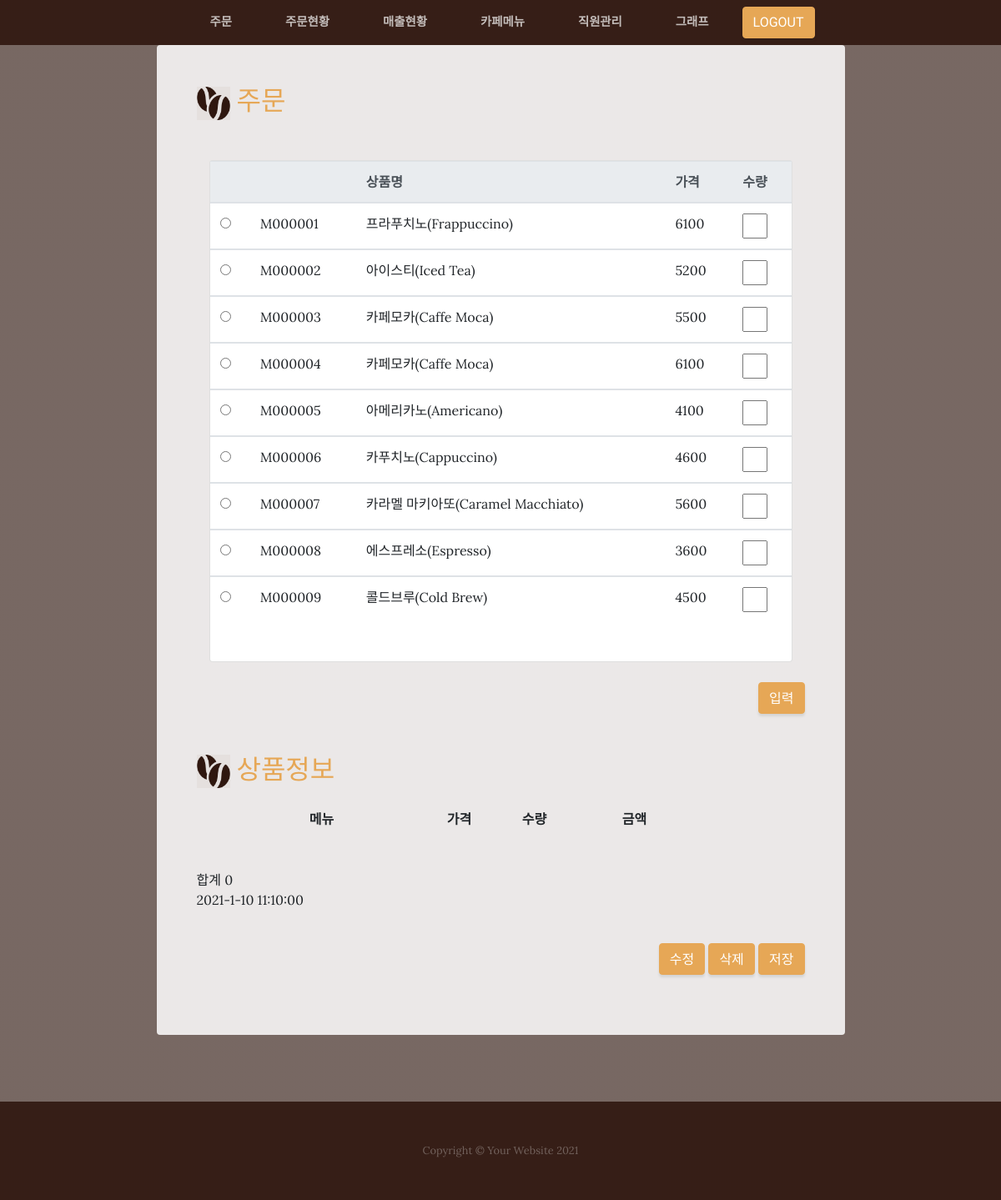
Page /maple/order/ on the earlier database version.
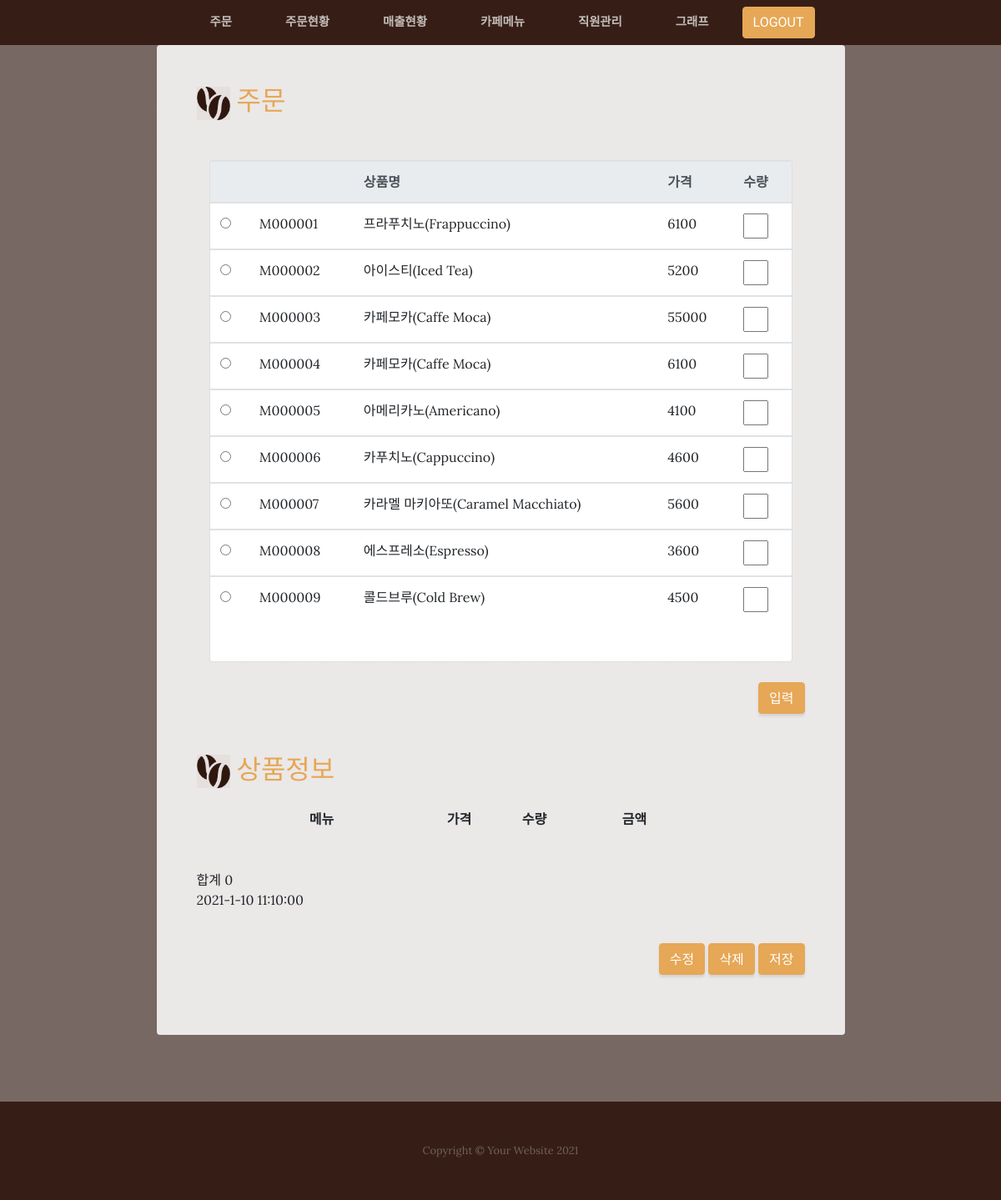
Same page on the later database version.
### mapleApp/models.py (models this page shows, shortened)
class Menu(models.Model):
    menuid   = models.CharField(max_length=20, primary_key=True)    #메뉴 아이디
    menuname = models.CharField(max_length=100)                     #메뉴명
    price    = models.IntegerField()                                #가격
    class Meta:
        db_table = 'm_menu'

### mapleApp/views.py (the view)
# urls.py: path('order/', views.order, name='order'),
def order(request):
    menus = Menu.objects.all()
    context = {'menus': menus}
    print('-------------------------------------')
    return render(request, 'order.html', context)

### mapleApp/templates/order.html (shortened to what the changed rows need)
{% include 'header.html' %}
{% load static%}
{% load humanize %}
  <section class="page-section about-heading">
    <div class="container">
      <div class="about-heading-content">
        <div class="row">
          <div class="col-xl-9 col-lg-10 mx-auto">
            <div class="bg-faded rounded p-5">
              <h2 class="section-heading mb-4">
                <img  src="{% static 'img/cafe_icon3.png'%}" width="40" height="40">
                <span class="text-uppercase text-primary"> 주문 </span>
              </h2>
              <br>
{%if menus %}
              <div class="container d-flex justify-content-center mt-50 mb-50">
                <div class="card w-100">
                  <div class="table-responsive">
                    <div style="width:100%; height:600px; overflow:auto ">
                    <table class="table table-hover ">
                      <thead class="thead-light">
                        <tr>
                          <th> </th>
                          <th scope="col"></th>
                          <th scope="col">상품명</th>
                          <th scope="col">가격</th>
                          <th scope="col">수량</th>
                        </tr>
                      </thead>
{%  for menu in  menus   %}
                      <tbody>
                        <tr>
                          <td> <input  type="radio" name="radioValue" value="{{menu.menuid}}"> </td>
                          <td id="mId_{{menu.menuid}}" >{{menu.menuid}}</td>
                          <td id="mName_{{menu.menuid}}" >{{menu.menuname}}</td>
                          <td id="mPrice_{{menu.menuid}}">{{menu.price}}</td>
                          <td class="pValue" id="pValue_{{menu.menuid}}">
                              <input class="pValueInput" id="pValueInput_{{menu.menuid}}" type="text"  placeholder="" />
                          </td>
                        </tr>
{%    endfor    %}
                      </tbody>
                    </table>
                    </div>
                  </div>
                </div>
              </div>
 {% else %}
       <p>  데이터가 존재하지 않습니다. </p>
 {% endif %}
              <br>
              <br>
              <h2 class="section-heading mb-4">
                <img  src="{% static 'img/cafe_icon3.png'%}" width="40" height="40">
                <span class="text-uppercase text-primary" > 상품정보 </span>
              </h2>
              <section class="content">
                <div class="row">
                  <div class="col-md-12">
                    <div class="box box-primary">
                      <form id="regForm"  method="post">
                        <div class="box-body">
                          <div class="form-group">
                            <table class="list-table">
                                <colgroup>
                                </colgroup>
                                <thead>
                                    <tr>
                                        <th></th>
                                        <th>메뉴</th>
                                        <th>가격</th>
                                        <th>수량</th>
                                        <th>금액</th>
                                    </tr>
                                </thead>
                            </table>
                            <br>
                            <br>
                          </div>
                        </div>
                      </form>
                    </div>
                  </div>
                </div>
              </section>
              <br>
              <br>
            </div>
          </div>
        </div>
      </div>
    </div>
  </section>
{% include 'footer.html' %}

Differences in the rows shown:
changed Menu "M000003": price "5500" → "55000"
